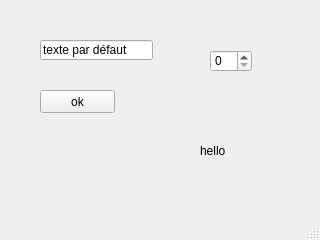
<?xml version="1.0" encoding="UTF-8"?>
<ui version="4.0">
 <class>MainWindow</class>
 <widget class="QMainWindow" name="MainWindow">
  <property name="geometry">
   <rect>
    <x>0</x>
    <y>0</y>
    <width>320</width>
    <height>240</height>
   </rect>
  </property>
  <property name="windowTitle">
   <string>Ex01-bouton.ui</string>
  </property>
  <widget class="QWidget" name="centralwidget">
   <widget class="QPushButton" name="PushButton">
    <property name="geometry">
     <rect>
      <x>40</x>
      <y>90</y>
      <width>75</width>
      <height>23</height>
     </rect>
    </property>
    <property name="text">
     <string>ok</string>
    </property>
   </widget>
   <widget class="QLabel" name="label">
    <property name="geometry">
     <rect>
      <x>200</x>
      <y>140</y>
      <width>81</width>
      <height>21</height>
     </rect>
    </property>
    <property name="text">
     <string>hello</string>
    </property>
   </widget>
   <widget class="QLineEdit" name="lineEdit">
    <property name="geometry">
     <rect>
      <x>40</x>
      <y>40</y>
      <width>113</width>
      <height>20</height>
     </rect>
    </property>
    <property name="text">
     <string>texte par défaut</string>
    </property>
   </widget>
   <widget class="QSpinBox" name="spinBox">
    <property name="geometry">
     <rect>
      <x>210</x>
      <y>50</y>
      <width>42</width>
      <height>22</height>
     </rect>
    </property>
   </widget>
  </widget>
  <widget class="QMenuBar" name="menubar">
   <property name="geometry">
    <rect>
     <x>0</x>
     <y>0</y>
     <width>320</width>
     <height>21</height>
    </rect>
   </property>
  </widget>
  <widget class="QStatusBar" name="statusbar"/>
 </widget>
 <resources/>
 <connections/>
</ui>
